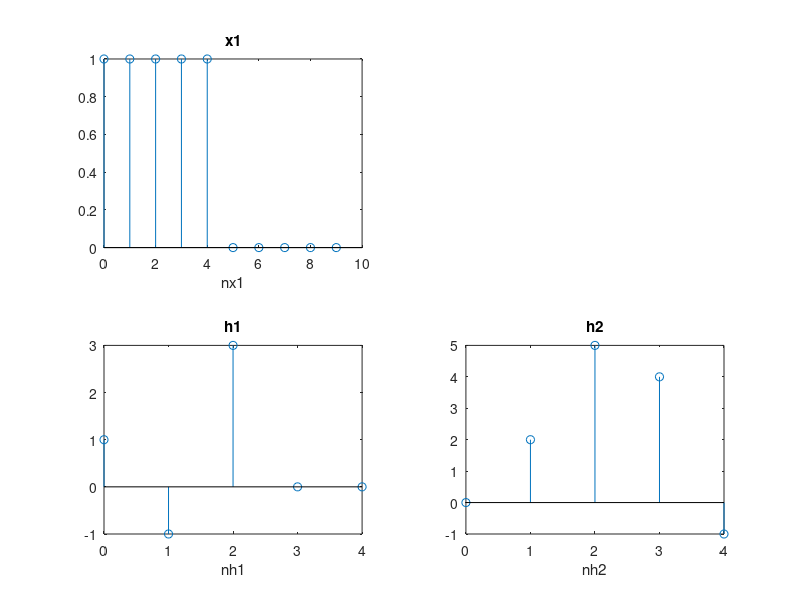
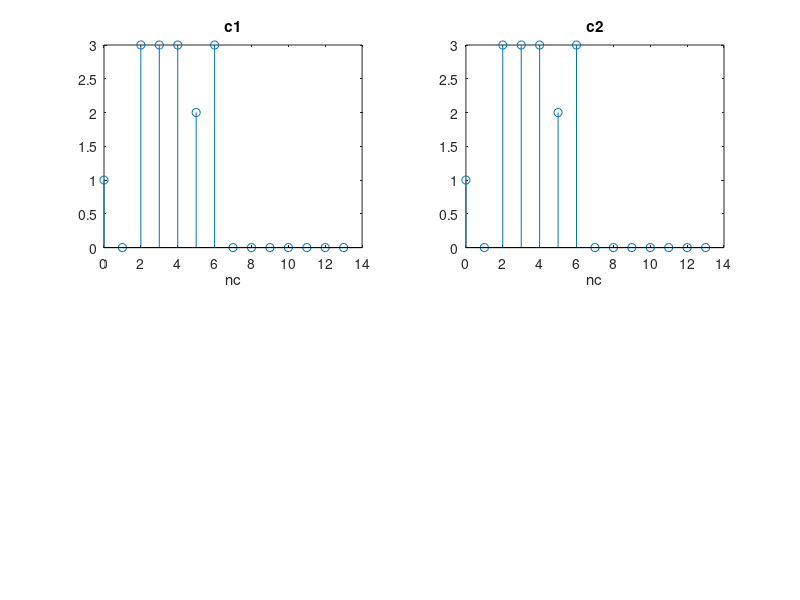
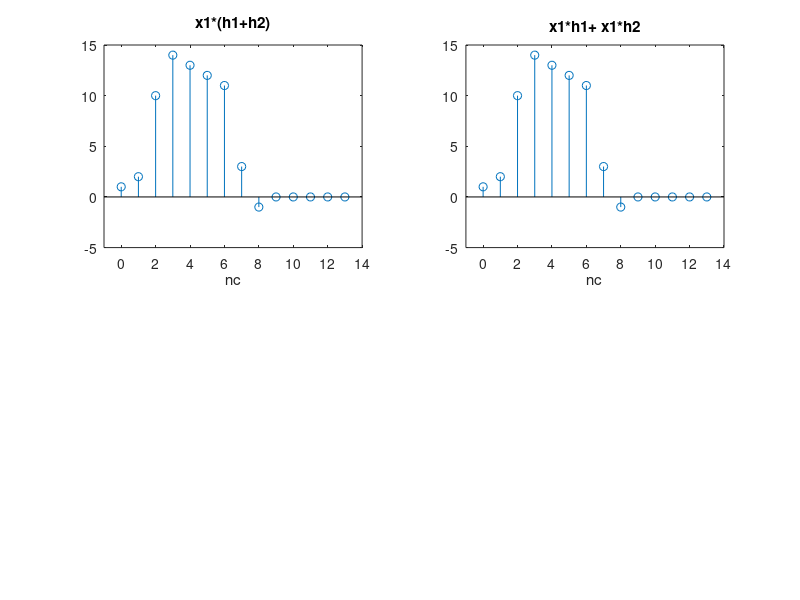
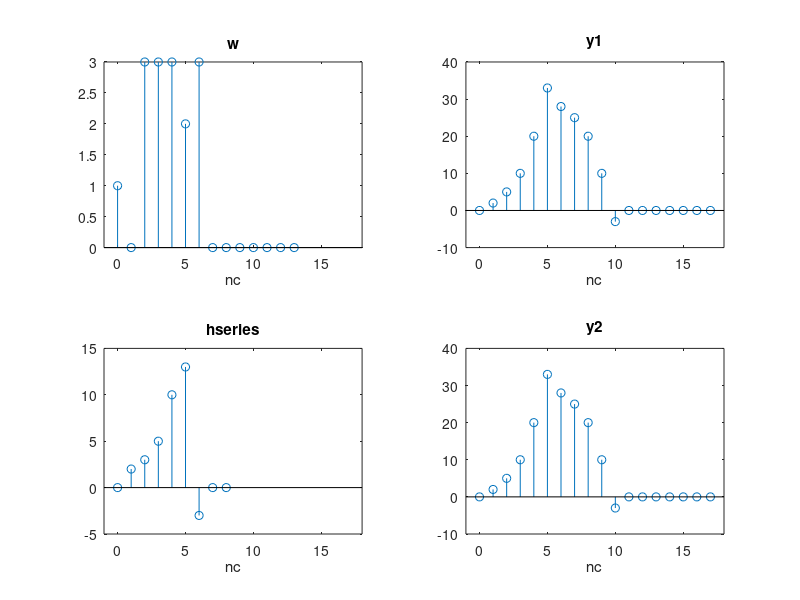

Write MATLAB code to recreate these figures, in order.
%% Ejercicio 8: Propiedades Conmutativa, Asociativa y Distributiva de la Convolución, 
%% y su Aplicación a Sistemas Lineales e Invariantes. 

%%%%%%%%%% a %%%%%%%%%%
nx1=[0:9];
x1=[ones(1,5) zeros(1, 5)];

nh1=[0:4];
h1=[1 -1 3 0 0];

nh2=[0:4];
h2=[0 2 5 4 -1];

figure;
subplot(2,2,1);
stem(nx1,x1);
title('x1');
xlabel('nx1');

subplot(2,2,3);
stem(nh1,h1);
title('h1');
xlabel('nh1');

subplot(2,2,4);
stem(nh2,h2);
title('h2');
xlabel('nh2');

%%%%%%%%%% b %%%%%%%%%%
c1=conv(h1,x1);
c2=conv(x1,h1);
isequal(c1,c2);

nc=[0:13];

figure;
subplot(2,2,1);
stem(nc,c1);
title('c1');
xlabel('nc');

subplot(2,2,2);
stem(nc,c2);
title('c2');
xlabel('nc');

%%%%%%%%%% c %%%%%%%%%%
c1=conv(x1,h1+h2);
c2=conv(x1,h1) + conv(x1,h2);
isequal(c1,c2);

figure;
subplot(2,2,1);
stem(nc,c1);
title('x1*(h1+h2)');
xlabel('nc');
xlim([-1 14]);

subplot(2,2,2);
stem(nc,c2);
title('x1*h1+ x1*h2');
xlabel('nc');
xlim([-1 14]);


%%%%%%%%%% d %%%%%%%%%%
w=conv(x1,h1);
y1=conv(w,h2);
hseries=conv(h1,h2);
y2=conv(x1,hseries);

figure;
subplot(2,2,1);
nc=[0:13];
stem(nc,w);
title('w');
xlabel('nc');
xlim([-1 18]);

subplot(2,2,2);
nc=[0:17];
stem(nc,y1);
title('y1');
xlabel('nc');
xlim([-1 18]);

subplot(2,2,3); 
nc=[0:8];
stem(nc,hseries);
title('hseries');
xlabel('nc');
xlim([-1 18]);

subplot(2,2,4);
nc=[0:17];
stem(nc,y2);
title('y2');
xlabel('nc');
xlim([-1 18]);

%%%%%%%%%% e %%%%%%%%%%
he1=h1;
he2=[zeros(1,2) he1];
nhe1=nh1;
nhe2=[nhe1 5 6 ];

ye1=conv(he1,x1);
nye1 =[0:13];
ye2=conv(he2,x1);
ye3=ye1;
nye2=[0:15];
nye3=nye1+2;

figure;
subplot(2,2,1);
stem(nye1,ye1);
title('ye1[n]');
xlim([-1 16]);

subplot(2,2,2);
stem(nye2,ye2);
title('ye2[n]');
xlim([-1 16]);


subplot(2,2,3);
stem(nye3,ye3);
title('ye1[n-2]');
xlim([-1 16]);


%%%%%%%%%% f %%%%%%%%%%

nw=nx1;
w=(nx1+1).*x1;
yf1=conv(w,h1);

figure;
subplot(2,3,1);
stem(nw,w);
title("w");
xlim([-1 18]);


subplot(2,3,2);
stem([nx1(1)+nh1(1):nx1(end)+nh1(end)], yf1);
title("yf1");
xlim([-1 18]);


nu=[0:4];
u=[1 zeros(1,4)];

nhf1=nu;
hf1=(nu + 1).*u;
subplot(2,3,3);
stem(nhf1,hf1);
title("hf1");
xlim([-1 18]);


hseries=conv(hf1,h1);
subplot(2,3,4);
stem([nhf1(1)+nh1(1):nhf1(end)+nh1(end)],hseries);
title("hseries");
xlim([-1 18]);


yf2=conv(x1,hseries);
subplot(2,3,5);
stem([nhf1(1)+nh1(1)+nx1(1):nhf1(end)+nh1(end)+nx1(end)], yf2);
title("yf2");
xlim([-1 18]);


# No sale el mismo resultado, pero no viola la propiedad asociativa ya que el primer sistema no es LTI


%%%%%%%%%% g %%%%%%%%%%
xg=[2 zeros(1,4)];
nxg=[0:4];
yga=xg.^2;
nyga=nxg;
figure;
subplot(2,3,1);
stem(nyga,yga);
title('yga[n]');
xlim([-1 5]);

ygb=conv(xg,h2);
nygb=[0:8];
subplot(2,3,2);
stem(nygb,ygb);
title('ygb[n]');
xlim([-1 9]);

yg1=[yga zeros(1,4)]+ygb;
nyg1=[0:8];
subplot(2,3,3);
stem(nyg1,yg1);
title('yg1[n]');
xlim([-1 9]);


u=[1 zeros(1,4)];
nu=[0:4];
hg1=u.^2;
nhg1=nu;
subplot(2,3,4);
stem(nhg1,hg1);
title('hg1[n]');
xlim([-1 5]);

hparallel=hg1+h2;
nhparallel=nhg1;
subplot(2,3,5);
stem(nhparallel,hparallel);
title('hparallel[n]');
xlim([-1 5]);

yg2=conv(xg,hparallel);
nyg2=[nxg(1)+nhparallel(1):nxg(end)+nhparallel(end)];
stem(nyg2,yg2);
title('yg2[n]');
xlim([-1 9]);











